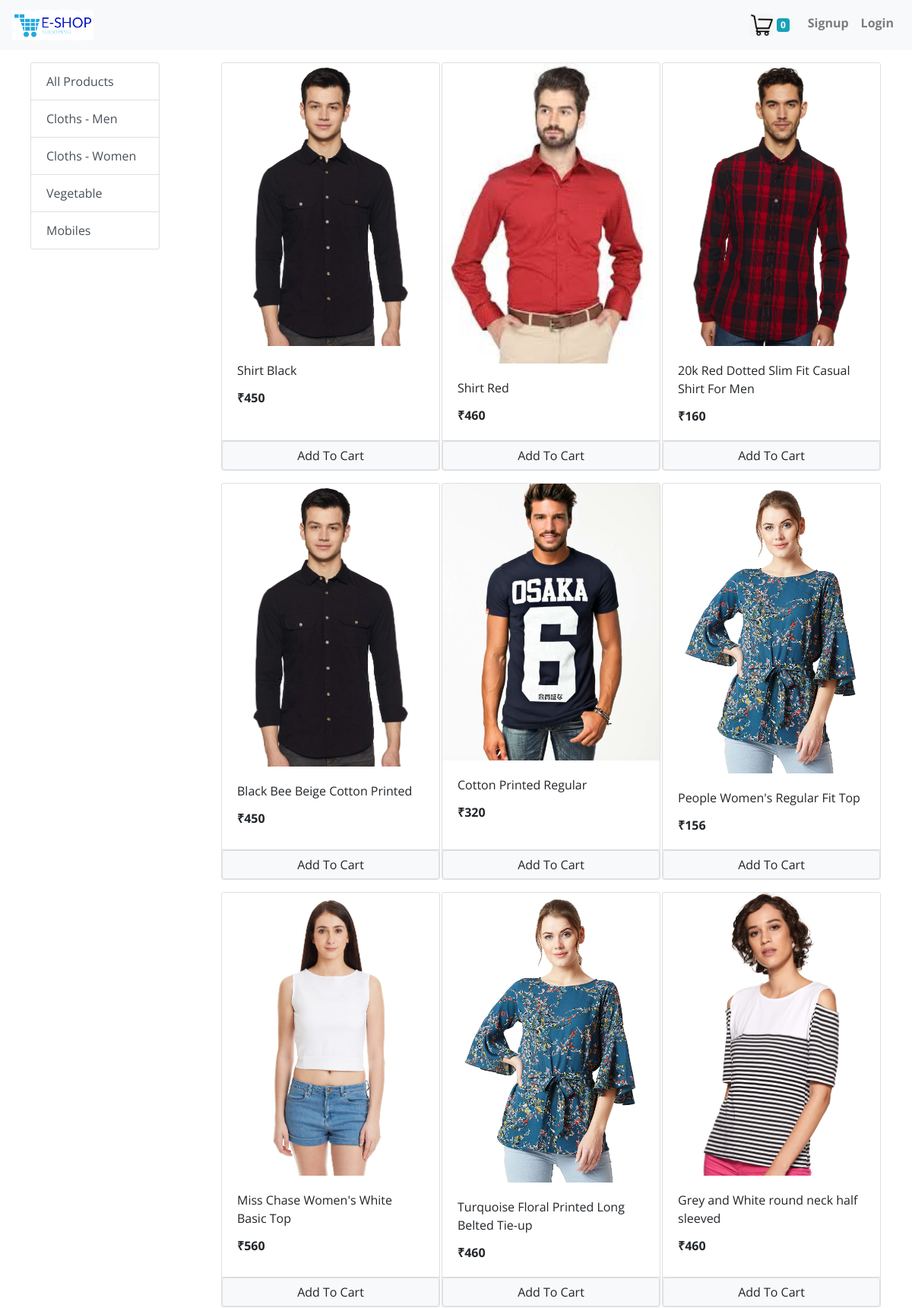
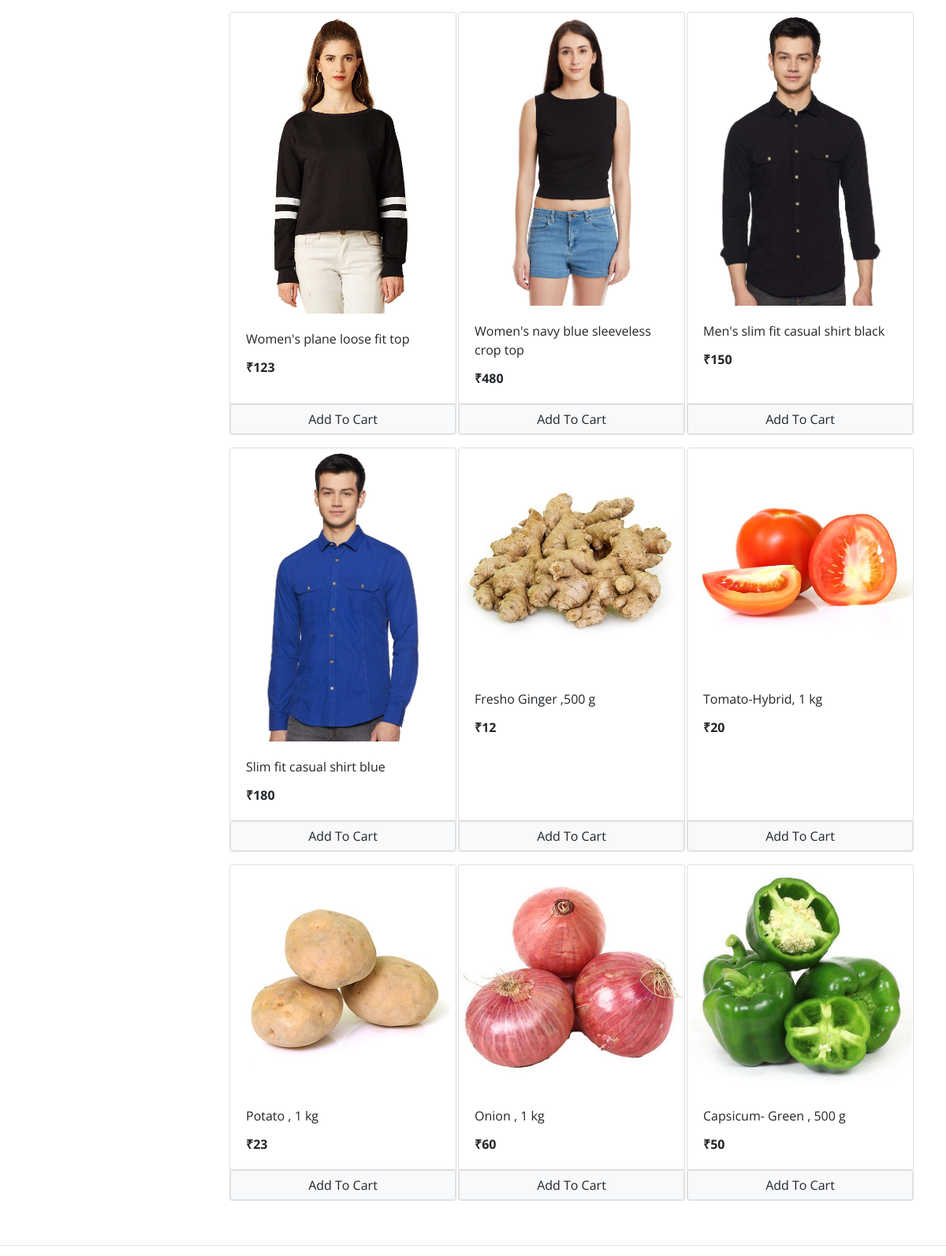
The page / (upper part) on the database its author committed (2 pictures, top to bottom).
### store/models/category.py (models this page shows, shortened)
class Category(models.Model):
    name = models.CharField(max_length=20)
    @staticmethod
    def get_all_categories():
        return Category.objects.all()

### store/models/product.py (models this page shows, shortened)
class Product(models.Model):
    name = models.CharField(max_length=50)
    price = models.IntegerField(default=0)
    category = models.ForeignKey(Category ,on_delete=models.CASCADE , default=1 )
    description = models.CharField(max_length=200,default='',null=True,blank=True)
    image = models.ImageField(upload_to='uploads/products/')
    @staticmethod
    def get_all_products():
        return Product.objects.all()

### store/views/home.py (the view, shortened to what this page needs)
# urls.py: path('',Index.as_view() , name = 'homepage'),
class Index(View):
    def get(self , request):
        cart = request.session.get('cart')
        if not cart:
            request.session['cart'] = {}
        products = None
        categories = Category.get_all_categories()
        categoryID = request.GET.get('category')
        if categoryID:
            products = Product.get_all_products_by_categoryid(categoryID)
        else:
            products = Product.get_all_products();
        data = {}
        data['products'] = products
        data['categories'] = categories
        print('you are : ' , request.session.get('email'))
        return render(request,'index.html', data)

### store/templatetags/cart.py (called while the page is built)
@register.filter(name='is_in_cart')
def is_in_cart(product , cart):
    keys = cart.keys()
    for id in keys:
        if int(id) == product.id:
            return True
    return False

### store/templatetags/custom_filter.py (called while the page is built)
@register.filter(name='currency')
def currency(number):
    return "₹"+str(number)

### store/templates/index.html (shortened to what this page needs)
{% extends 'base.html' %}
{% block content %}
{% load cart %}
{% load custom_filter %}
{% load static %}
<div class="container-fluid mt-3">
    <div class="row">
        <div class="col-lg-2 mx-auto">
            <div class="list-group">
                <a href="/?category={{category.id}}" class="list-group-item list-group-item-action">All Products</a>
                {% for category in categories  %}
                <a href="/?category={{category.id}}" class="list-group-item list-group-item-action">{{category.name}}</a>
                {% endfor %}
            </div>
        </div>
        <div id='products' class="col-lg-9 mx-auto">
            <div class="row mx-auto">
                {% for product in products %}
                <div class="card mx-auto mb-3" id = {{product.id}} style="width: 18rem;">
                    <img src="{{product.image.url}}" class="card-img-top" alt="...">
                    <div class="card-body">
                        <p class="card-title">{{product.name}}</p>
                        <p class="card-text"><b>{{product.price|currency}}</b></p>
                    </div>
                    <div class="card-footer p-0 no-gutters">
                        {% if product|is_in_cart:request.session.cart %}
                        <div class="row no-gutters">
                            <form action="/#{{product.id}}" method="post" class ="col-2">
                                {% csrf_token %}
                                <input hidden type="text" name = "product" value = '{{product.id}}'>
                                <input hidden type="text" name = "remove" value = 'True'>
                                <input type="submit" value = " - " class=" btn btn-block btn-secondary">
                            </form>
                            <div class="text-center col">{{product|cart_quantity:request.session.cart}} in Cart</div>
                            <form action="/#{{product.id}}" method="post" class ="col-2">
                                {% csrf_token %}
                                <input hidden type="text" name = "product" value = '{{product.id}}'>
                                <input type="submit" value = " + " class=" btn btn-block btn-secondary">
                            </form>
                        </div>
                        {% else %}
                        <form action="/#{{product.id}}" method = "POST" class = "btn-block">
                            <input type = "submit" class="btn btn-light border form-control" value = "Add To Cart">
                        </form>
                        {% endif %}
                    </div>
                </div>
                {% endfor %}
            </div>
        </div>
    </div>
</div>
{% endblock content %}

### static/css/style.css (style rules this page uses)
* { font-family: Open Sans; }

### rows shown on the page
Category: name "Cloths - Men"
Category: name "Cloths - Women"
Category: name "Vegetable"
Category: name "Mobiles"
Product: {{ product.id }} 1 (drawn), image (picture), name "Shirt Black", price "₹450"
Product: image (picture), name "Shirt Red", price "₹460"
Product: image (picture), name "20k Red Dotted Slim Fit Casual Shirt For Men", price "₹160"
Product: image (picture), name "Black Bee Beige Cotton Printed", price "₹450"
Product: image (picture), name "Cotton Printed Regular", price "₹320"
Product: image (picture), name "People Women's Regular Fit Top", price "₹156"
Product: image (picture), name "Miss Chase Women's White Basic Top", price "₹560"
Product: image (picture), name "Turquoise Floral Printed Long Belted Tie-up", price "₹460"
Product: image (picture), name "Grey and White round neck half sleeved", price "₹460"
Product: image (picture), name "Women's plane loose fit top", price "₹123"
Product: image (picture), name "Women's navy blue sleeveless crop top", price "₹480"
Product: image (picture), name "Men's slim fit casual shirt black", price "₹150"
Product: image (picture), name "Slim fit casual shirt blue", price "₹180"
Product: image (picture), name "Fresho Ginger ,500 g", price "₹12"
Product: image (picture), name "Tomato-Hybrid, 1 kg", price "₹20"
Product: image (picture), name "Potato , 1 kg", price "₹23"
Product: image (picture), name "Onion , 1 kg", price "₹60"
Product: {{ product.id }} 18 (drawn), image (picture), name "Capsicum- Green , 500 g", price "₹50"

### other values the page prints
{{ request.session.cart.keys|length }} "0"
